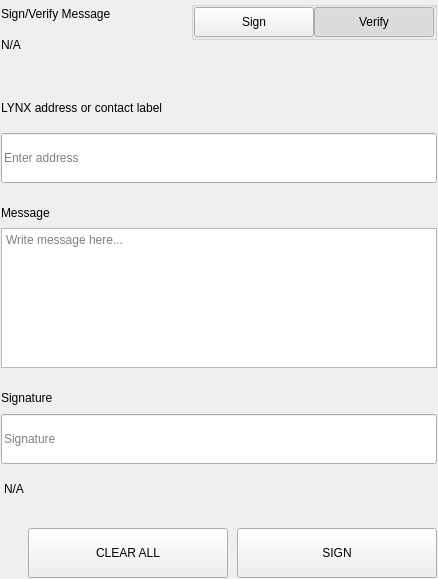
<?xml version="1.0" encoding="UTF-8"?>
<ui version="4.0">
 <class>SettingsSignMessageWidgets</class>
 <widget class="QWidget" name="SettingsSignMessageWidgets">
  <property name="geometry">
   <rect>
    <x>0</x>
    <y>0</y>
    <width>438</width>
    <height>579</height>
   </rect>
  </property>
  <property name="windowTitle">
   <string notr="true">N/A</string>
  </property>
  <layout class="QVBoxLayout" name="verticalLayout">
   <property name="spacing">
    <number>0</number>
   </property>
   <property name="leftMargin">
    <number>0</number>
   </property>
   <property name="topMargin">
    <number>0</number>
   </property>
   <property name="rightMargin">
    <number>0</number>
   </property>
   <property name="bottomMargin">
    <number>0</number>
   </property>
   <item>
    <widget class="QWidget" name="left" native="true">
     <layout class="QVBoxLayout" name="verticalLayout_3">
      <property name="leftMargin">
       <number>0</number>
      </property>
      <property name="topMargin">
       <number>0</number>
      </property>
      <property name="rightMargin">
       <number>0</number>
      </property>
      <property name="bottomMargin">
       <number>0</number>
      </property>
      <item>
       <widget class="QWidget" name="container_sign" native="true">
        <layout class="QVBoxLayout" name="verticalLayout_2">
         <property name="spacing">
          <number>0</number>
         </property>
         <property name="leftMargin">
          <number>1</number>
         </property>
         <property name="topMargin">
          <number>1</number>
         </property>
         <property name="rightMargin">
          <number>1</number>
         </property>
         <property name="bottomMargin">
          <number>1</number>
         </property>
         <item>
          <layout class="QHBoxLayout" name="horizontalLayout_3" stretch="3,1">
           <property name="spacing">
            <number>40</number>
           </property>
           <item>
            <layout class="QVBoxLayout" name="verticalLayoutTitle">
             <property name="spacing">
              <number>5</number>
             </property>
             <item>
              <widget class="QLabel" name="labelTitle">
               <property name="text">
                <string>Sign/Verify Message</string>
               </property>
              </widget>
             </item>
             <item>
              <widget class="QLabel" name="labelSubtitle1">
               <property name="text">
                <string notr="true">N/A</string>
               </property>
               <property name="wordWrap">
                <bool>true</bool>
               </property>
              </widget>
             </item>
            </layout>
           </item>
           <item alignment="Qt::AlignRight|Qt::AlignTop">
            <widget class="QWidget" name="containerSwitch" native="true">
             <property name="styleSheet">
              <string notr="true">#containerSwitch{
	padding-top:9px;
}</string>
             </property>
             <layout class="QVBoxLayout" name="verticalLayout_6">
              <property name="spacing">
               <number>4</number>
              </property>
              <property name="leftMargin">
               <number>0</number>
              </property>
              <property name="topMargin">
               <number>0</number>
              </property>
              <property name="rightMargin">
               <number>0</number>
              </property>
              <property name="bottomMargin">
               <number>0</number>
              </property>
              <item alignment="Qt::AlignRight">
               <widget class="QGroupBox" name="groupBox">
                <property name="sizePolicy">
                 <sizepolicy hsizetype="Fixed" vsizetype="Preferred">
                  <horstretch>0</horstretch>
                  <verstretch>0</verstretch>
                 </sizepolicy>
                </property>
                <property name="title">
                 <string/>
                </property>
                <property name="alignment">
                 <set>Qt::AlignRight|Qt::AlignTop|Qt::AlignTrailing</set>
                </property>
                <layout class="QHBoxLayout" name="horizontalLayout_4">
                 <property name="spacing">
                  <number>0</number>
                 </property>
                 <property name="leftMargin">
                  <number>0</number>
                 </property>
                 <property name="topMargin">
                  <number>0</number>
                 </property>
                 <property name="rightMargin">
                  <number>0</number>
                 </property>
                 <property name="bottomMargin">
                  <number>0</number>
                 </property>
                 <item>
                  <widget class="QPushButton" name="pushSign">
                   <property name="minimumSize">
                    <size>
                     <width>120</width>
                     <height>30</height>
                    </size>
                   </property>
                   <property name="maximumSize">
                    <size>
                     <width>120</width>
                     <height>30</height>
                    </size>
                   </property>
                   <property name="focusPolicy">
                    <enum>Qt::NoFocus</enum>
                   </property>
                   <property name="text">
                    <string>Sign</string>
                   </property>
                   <property name="checkable">
                    <bool>true</bool>
                   </property>
                   <property name="autoExclusive">
                    <bool>true</bool>
                   </property>
                  </widget>
                 </item>
                 <item>
                  <widget class="QPushButton" name="pushVerify">
                   <property name="minimumSize">
                    <size>
                     <width>120</width>
                     <height>30</height>
                    </size>
                   </property>
                   <property name="maximumSize">
                    <size>
                     <width>120</width>
                     <height>30</height>
                    </size>
                   </property>
                   <property name="focusPolicy">
                    <enum>Qt::NoFocus</enum>
                   </property>
                   <property name="text">
                    <string>Verify</string>
                   </property>
                   <property name="checkable">
                    <bool>true</bool>
                   </property>
                   <property name="checked">
                    <bool>true</bool>
                   </property>
                   <property name="autoExclusive">
                    <bool>true</bool>
                   </property>
                  </widget>
                 </item>
                </layout>
               </widget>
              </item>
              <item alignment="Qt::AlignHCenter|Qt::AlignTop">
               <widget class="QLabel" name="labelSubtitleSwitch">
                <property name="text">
                 <string/>
                </property>
                <property name="alignment">
                 <set>Qt::AlignRight|Qt::AlignTrailing|Qt::AlignVCenter</set>
                </property>
               </widget>
              </item>
             </layout>
            </widget>
           </item>
          </layout>
         </item>
         <item>
          <spacer name="verticalSpacer_2">
           <property name="orientation">
            <enum>Qt::Vertical</enum>
           </property>
           <property name="sizeType">
            <enum>QSizePolicy::Fixed</enum>
           </property>
           <property name="sizeHint" stdset="0">
            <size>
             <width>20</width>
             <height>40</height>
            </size>
           </property>
          </spacer>
         </item>
         <item>
          <widget class="QWidget" name="containerAddress" native="true">
           <property name="sizePolicy">
            <sizepolicy hsizetype="Preferred" vsizetype="Fixed">
             <horstretch>0</horstretch>
             <verstretch>0</verstretch>
            </sizepolicy>
           </property>
           <layout class="QVBoxLayout" name="verticalLayout_5" stretch="0,0">
            <property name="spacing">
             <number>15</number>
            </property>
            <property name="leftMargin">
             <number>0</number>
            </property>
            <property name="topMargin">
             <number>0</number>
            </property>
            <property name="rightMargin">
             <number>0</number>
            </property>
            <property name="bottomMargin">
             <number>0</number>
            </property>
            <item>
             <widget class="QLabel" name="labelSubtitleAddress">
              <property name="minimumSize">
               <size>
                <width>0</width>
                <height>20</height>
               </size>
              </property>
              <property name="maximumSize">
               <size>
                <width>16777215</width>
                <height>20</height>
               </size>
              </property>
              <property name="text">
               <string>LYNX address or contact label</string>
              </property>
             </widget>
            </item>
            <item>
             <widget class="QLineEdit" name="addressIn_SM">
              <property name="minimumSize">
               <size>
                <width>0</width>
                <height>50</height>
               </size>
              </property>
              <property name="maximumSize">
               <size>
                <width>16777215</width>
                <height>50</height>
               </size>
              </property>
              <property name="placeholderText">
               <string>Enter address</string>
              </property>
             </widget>
            </item>
           </layout>
          </widget>
         </item>
         <item>
          <spacer name="verticalSpacer_3">
           <property name="orientation">
            <enum>Qt::Vertical</enum>
           </property>
           <property name="sizeType">
            <enum>QSizePolicy::Fixed</enum>
           </property>
           <property name="sizeHint" stdset="0">
            <size>
             <width>20</width>
             <height>20</height>
            </size>
           </property>
          </spacer>
         </item>
         <item>
          <layout class="QVBoxLayout" name="verticalLayout_9">
           <property name="spacing">
            <number>5</number>
           </property>
           <item>
            <widget class="QLabel" name="labelSubtitleMessage">
             <property name="minimumSize">
              <size>
               <width>0</width>
               <height>20</height>
              </size>
             </property>
             <property name="maximumSize">
              <size>
               <width>16777215</width>
               <height>20</height>
              </size>
             </property>
             <property name="text">
              <string>Message</string>
             </property>
            </widget>
           </item>
           <item>
            <widget class="QPlainTextEdit" name="messageIn_SM">
             <property name="minimumSize">
              <size>
               <width>0</width>
               <height>140</height>
              </size>
             </property>
             <property name="maximumSize">
              <size>
               <width>16777215</width>
               <height>140</height>
              </size>
             </property>
             <property name="placeholderText">
              <string>Write message here...</string>
             </property>
            </widget>
           </item>
          </layout>
         </item>
         <item>
          <spacer name="verticalSpacer_4">
           <property name="orientation">
            <enum>Qt::Vertical</enum>
           </property>
           <property name="sizeType">
            <enum>QSizePolicy::Fixed</enum>
           </property>
           <property name="sizeHint" stdset="0">
            <size>
             <width>20</width>
             <height>20</height>
            </size>
           </property>
          </spacer>
         </item>
         <item>
          <widget class="QWidget" name="widget" native="true">
           <property name="minimumSize">
            <size>
             <width>0</width>
             <height>75</height>
            </size>
           </property>
           <property name="maximumSize">
            <size>
             <width>16777215</width>
             <height>16777215</height>
            </size>
           </property>
           <layout class="QVBoxLayout" name="verticalLayout_4">
            <property name="leftMargin">
             <number>0</number>
            </property>
            <property name="topMargin">
             <number>0</number>
            </property>
            <property name="rightMargin">
             <number>0</number>
            </property>
            <property name="bottomMargin">
             <number>0</number>
            </property>
            <item>
             <widget class="QLabel" name="labelSubtitleSignature">
              <property name="minimumSize">
               <size>
                <width>0</width>
                <height>20</height>
               </size>
              </property>
              <property name="maximumSize">
               <size>
                <width>16777215</width>
                <height>20</height>
               </size>
              </property>
              <property name="text">
               <string>Signature</string>
              </property>
             </widget>
            </item>
            <item>
             <widget class="QLineEdit" name="signatureOut_SM">
              <property name="minimumSize">
               <size>
                <width>0</width>
                <height>50</height>
               </size>
              </property>
              <property name="placeholderText">
               <string>Signature</string>
              </property>
             </widget>
            </item>
           </layout>
          </widget>
         </item>
         <item>
          <widget class="QLabel" name="statusLabel_SM">
           <property name="styleSheet">
            <string notr="true">padding-top:5px;</string>
           </property>
           <property name="text">
            <string notr="true">N/A</string>
           </property>
          </widget>
         </item>
         <item>
          <spacer name="verticalSpacer">
           <property name="orientation">
            <enum>Qt::Vertical</enum>
           </property>
           <property name="sizeType">
            <enum>QSizePolicy::Fixed</enum>
           </property>
           <property name="sizeHint" stdset="0">
            <size>
             <width>20</width>
             <height>20</height>
            </size>
           </property>
          </spacer>
         </item>
         <item>
          <layout class="QHBoxLayout" name="horizontalLayout_7">
           <property name="spacing">
            <number>9</number>
           </property>
           <item>
            <spacer name="horizontalSpacer_5">
             <property name="orientation">
              <enum>Qt::Horizontal</enum>
             </property>
             <property name="sizeType">
              <enum>QSizePolicy::Expanding</enum>
             </property>
             <property name="sizeHint" stdset="0">
              <size>
               <width>40</width>
               <height>20</height>
              </size>
             </property>
            </spacer>
           </item>
           <item>
            <widget class="QPushButton" name="pushButtonClear">
             <property name="minimumSize">
              <size>
               <width>200</width>
               <height>50</height>
              </size>
             </property>
             <property name="focusPolicy">
              <enum>Qt::NoFocus</enum>
             </property>
             <property name="text">
              <string>CLEAR ALL</string>
             </property>
            </widget>
           </item>
           <item>
            <widget class="QPushButton" name="pushButtonSave">
             <property name="minimumSize">
              <size>
               <width>200</width>
               <height>50</height>
              </size>
             </property>
             <property name="maximumSize">
              <size>
               <width>200</width>
               <height>50</height>
              </size>
             </property>
             <property name="focusPolicy">
              <enum>Qt::NoFocus</enum>
             </property>
             <property name="text">
              <string>SIGN</string>
             </property>
            </widget>
           </item>
          </layout>
         </item>
        </layout>
       </widget>
      </item>
     </layout>
    </widget>
   </item>
  </layout>
 </widget>
 <resources/>
 <connections/>
</ui>
